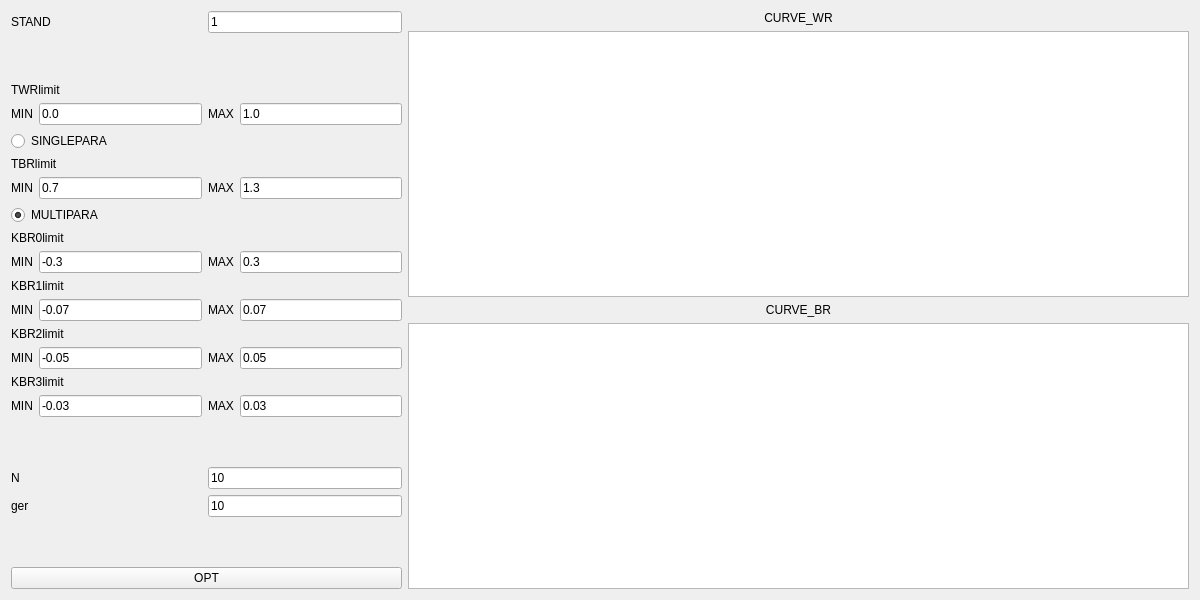
<?xml version="1.0" encoding="UTF-8"?>
<ui version="4.0">
 <class>Form</class>
 <widget class="QWidget" name="Form">
  <property name="geometry">
   <rect>
    <x>0</x>
    <y>0</y>
    <width>1200</width>
    <height>600</height>
   </rect>
  </property>
  <property name="windowTitle">
   <string>辊形优化</string>
  </property>
  <layout class="QGridLayout" name="gridLayout_3">
   <item row="0" column="0">
    <layout class="QHBoxLayout" name="horizontalLayout" stretch="1,2">
     <item>
      <layout class="QGridLayout" name="gridLayout_left">
       <item row="0" column="0" colspan="2">
        <widget class="QLabel" name="label_NRACK">
         <property name="text">
          <string>STAND</string>
         </property>
        </widget>
       </item>
       <item row="4" column="0" colspan="4">
        <widget class="QRadioButton" name="radioButton_SINGLEPARA">
         <property name="text">
          <string>SINGLEPARA</string>
         </property>
        </widget>
       </item>
       <item row="6" column="0">
        <widget class="QLabel" name="label_TBRlimitMIN">
         <property name="text">
          <string>MIN</string>
         </property>
        </widget>
       </item>
       <item row="15" column="0">
        <widget class="QLabel" name="label_KBR3limitMIN">
         <property name="text">
          <string>MIN</string>
         </property>
        </widget>
       </item>
       <item row="13" column="2">
        <widget class="QLabel" name="label_KBR2limitMAX">
         <property name="text">
          <string>MAX</string>
         </property>
        </widget>
       </item>
       <item row="17" column="2" colspan="2">
        <widget class="QLineEdit" name="lineEdit_N">
         <property name="text">
          <string>10</string>
         </property>
        </widget>
       </item>
       <item row="3" column="1">
        <widget class="QLineEdit" name="lineEdit_TWRlimitMIN">
         <property name="text">
          <string>0.0</string>
         </property>
        </widget>
       </item>
       <item row="12" column="0" colspan="4">
        <widget class="QLabel" name="label_KBR2limit">
         <property name="text">
          <string>KBR2limit</string>
         </property>
        </widget>
       </item>
       <item row="19" column="0" colspan="4">
        <spacer name="verticalSpacer_3">
         <property name="orientation">
          <enum>Qt::Vertical</enum>
         </property>
         <property name="sizeHint" stdset="0">
          <size>
           <width>20</width>
           <height>40</height>
          </size>
         </property>
        </spacer>
       </item>
       <item row="3" column="0">
        <widget class="QLabel" name="label_TWRlimitMIN">
         <property name="text">
          <string>MIN</string>
         </property>
        </widget>
       </item>
       <item row="6" column="2">
        <widget class="QLabel" name="label_TBRlimitMAX">
         <property name="text">
          <string>MAX</string>
         </property>
        </widget>
       </item>
       <item row="3" column="2">
        <widget class="QLabel" name="label_TWRlimitMAX">
         <property name="text">
          <string>MAX</string>
         </property>
        </widget>
       </item>
       <item row="10" column="0" colspan="4">
        <widget class="QLabel" name="label_KBR1limit">
         <property name="text">
          <string>KBR1limit</string>
         </property>
        </widget>
       </item>
       <item row="6" column="1">
        <widget class="QLineEdit" name="lineEdit_TBRlimitMIN">
         <property name="text">
          <string>0.7</string>
         </property>
        </widget>
       </item>
       <item row="13" column="3">
        <widget class="QLineEdit" name="lineEdit_KBR2limitMAX">
         <property name="text">
          <string>0.05</string>
         </property>
        </widget>
       </item>
       <item row="11" column="3">
        <widget class="QLineEdit" name="lineEdit_KBR1limitMAX">
         <property name="text">
          <string>0.07</string>
         </property>
        </widget>
       </item>
       <item row="18" column="2" colspan="2">
        <widget class="QLineEdit" name="lineEdit_ger">
         <property name="text">
          <string>10</string>
         </property>
        </widget>
       </item>
       <item row="17" column="0" colspan="2">
        <widget class="QLabel" name="label_N">
         <property name="text">
          <string>N</string>
         </property>
        </widget>
       </item>
       <item row="6" column="3">
        <widget class="QLineEdit" name="lineEdit_TBRlimitMAX">
         <property name="text">
          <string>1.3</string>
         </property>
        </widget>
       </item>
       <item row="5" column="0" colspan="4">
        <widget class="QLabel" name="label_TBRlimit">
         <property name="text">
          <string>TBRlimit</string>
         </property>
        </widget>
       </item>
       <item row="11" column="1">
        <widget class="QLineEdit" name="lineEdit_KBR1limitMIN">
         <property name="text">
          <string>-0.07</string>
         </property>
        </widget>
       </item>
       <item row="7" column="0" colspan="4">
        <widget class="QRadioButton" name="radioButton_MULTIPARA">
         <property name="text">
          <string>MULTIPARA</string>
         </property>
         <property name="checked">
          <bool>true</bool>
         </property>
        </widget>
       </item>
       <item row="18" column="0" colspan="2">
        <widget class="QLabel" name="label_ger">
         <property name="text">
          <string>ger</string>
         </property>
        </widget>
       </item>
       <item row="15" column="1">
        <widget class="QLineEdit" name="lineEdit_KBR3limitMIN">
         <property name="text">
          <string>-0.03</string>
         </property>
        </widget>
       </item>
       <item row="20" column="0" colspan="4">
        <widget class="QPushButton" name="pushButton_OPT">
         <property name="text">
          <string>OPT</string>
         </property>
        </widget>
       </item>
       <item row="14" column="0" colspan="4">
        <widget class="QLabel" name="label_KBR3limit">
         <property name="text">
          <string>KBR3limit</string>
         </property>
        </widget>
       </item>
       <item row="2" column="0" colspan="4">
        <widget class="QLabel" name="label_TWRlimit">
         <property name="text">
          <string>TWRlimit</string>
         </property>
        </widget>
       </item>
       <item row="13" column="0">
        <widget class="QLabel" name="label_KBR2limitMIN">
         <property name="text">
          <string>MIN</string>
         </property>
        </widget>
       </item>
       <item row="15" column="2">
        <widget class="QLabel" name="label_KBR3limitMAX">
         <property name="text">
          <string>MAX</string>
         </property>
        </widget>
       </item>
       <item row="16" column="0" colspan="4">
        <spacer name="verticalSpacer_2">
         <property name="orientation">
          <enum>Qt::Vertical</enum>
         </property>
         <property name="sizeHint" stdset="0">
          <size>
           <width>20</width>
           <height>40</height>
          </size>
         </property>
        </spacer>
       </item>
       <item row="3" column="3">
        <widget class="QLineEdit" name="lineEdit_TWRlimitMAX">
         <property name="text">
          <string>1.0</string>
         </property>
        </widget>
       </item>
       <item row="15" column="3">
        <widget class="QLineEdit" name="lineEdit_KBR3limitMAX">
         <property name="text">
          <string>0.03</string>
         </property>
        </widget>
       </item>
       <item row="11" column="2">
        <widget class="QLabel" name="label_KBR1limitMAX">
         <property name="text">
          <string>MAX</string>
         </property>
        </widget>
       </item>
       <item row="0" column="2" colspan="2">
        <widget class="QLineEdit" name="lineEdit_NRACK">
         <property name="text">
          <string>1</string>
         </property>
        </widget>
       </item>
       <item row="13" column="1">
        <widget class="QLineEdit" name="lineEdit_KBR2limitMIN">
         <property name="text">
          <string>-0.05</string>
         </property>
        </widget>
       </item>
       <item row="1" column="0" colspan="4">
        <spacer name="verticalSpacer">
         <property name="orientation">
          <enum>Qt::Vertical</enum>
         </property>
         <property name="sizeType">
          <enum>QSizePolicy::Expanding</enum>
         </property>
         <property name="sizeHint" stdset="0">
          <size>
           <width>20</width>
           <height>40</height>
          </size>
         </property>
        </spacer>
       </item>
       <item row="11" column="0">
        <widget class="QLabel" name="label_KBR1limitMIN">
         <property name="text">
          <string>MIN</string>
         </property>
        </widget>
       </item>
       <item row="9" column="0">
        <widget class="QLabel" name="label_KBR0limitMIN">
         <property name="text">
          <string>MIN</string>
         </property>
        </widget>
       </item>
       <item row="9" column="1">
        <widget class="QLineEdit" name="lineEdit_KBR0limitMIN">
         <property name="text">
          <string>-0.3</string>
         </property>
        </widget>
       </item>
       <item row="9" column="3">
        <widget class="QLineEdit" name="lineEdit_KBR0limitMAX">
         <property name="text">
          <string>0.3</string>
         </property>
        </widget>
       </item>
       <item row="9" column="2">
        <widget class="QLabel" name="label_KBR0limitMAX">
         <property name="text">
          <string>MAX</string>
         </property>
        </widget>
       </item>
       <item row="8" column="0" colspan="4">
        <widget class="QLabel" name="label_KBR0limit">
         <property name="text">
          <string>KBR0limit</string>
         </property>
        </widget>
       </item>
      </layout>
     </item>
     <item>
      <layout class="QGridLayout" name="gridLayout_right">
       <item row="0" column="0">
        <widget class="QLabel" name="label_CURVE_WR">
         <property name="text">
          <string>CURVE_WR</string>
         </property>
         <property name="alignment">
          <set>Qt::AlignCenter</set>
         </property>
        </widget>
       </item>
       <item row="1" column="0">
        <widget class="QGraphicsView" name="graphicsView_CURVE_WR"/>
       </item>
       <item row="3" column="0">
        <widget class="QGraphicsView" name="graphicsView_CURVE_BR"/>
       </item>
       <item row="2" column="0">
        <widget class="QLabel" name="label_CURVE_BR">
         <property name="text">
          <string>CURVE_BR</string>
         </property>
         <property name="alignment">
          <set>Qt::AlignCenter</set>
         </property>
        </widget>
       </item>
      </layout>
     </item>
    </layout>
   </item>
  </layout>
 </widget>
 <resources/>
 <connections/>
</ui>
